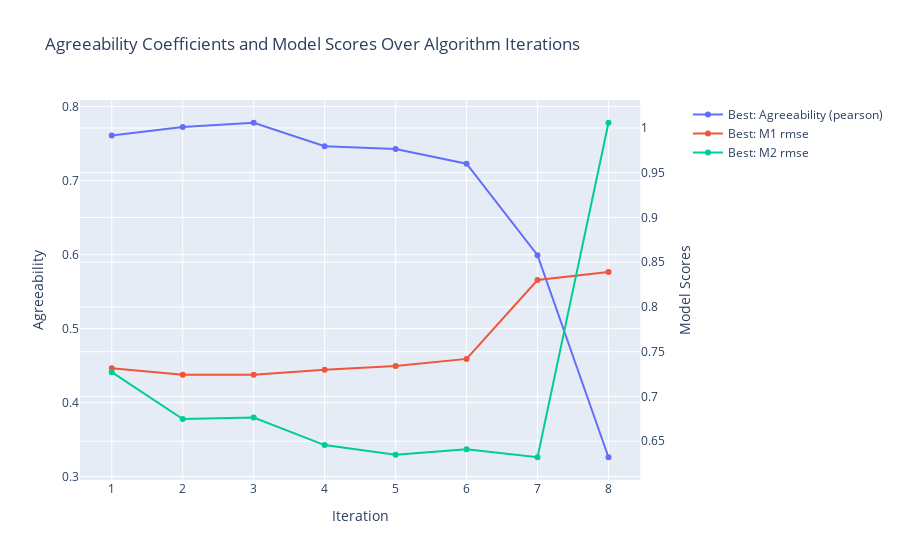

The code cell stored with this chart in its notebook:
### Code cell
seeker.plot_from_results()

### Figure 1 — Plotly figure (JSON) as saved in the notebook; plotly's stock layout.template omitted (floating-point values rounded to 4 significant figures)
{"data": [{"hoverinfo": "text", "hovertext": ["<br> Best: Agreeability (pearson): <br> 0.7609 <br> All: Mean Agreeability (pearson): <br> 0.7609 <br> All: Agreeability St. Dev.: <br> 0.0000", "<br> Best: Agreeability (pearson): <br> 0.7725 <br> All: Mean Agreeability (pearson): <br> 0.7145 <br> All: Agreeability St. Dev.: <br> 0.0772", "<br> Best: Agreeability (pearson): <br> 0.7781 <br> All: Mean Agreeability (pearson): <br> 0.7215 <br> All: Agreeability St. Dev.: <br> 0.0767", "<br> Best: Agreeability (pearson): <br> 0.7463 <br> All: Mean Agreeability (pearson): <br> 0.7126 <br> All: Agreeability St. Dev.: <br> 0.0892", "<br> Best: Agreeability (pearson): <br> 0.7425 <br> All: Mean Agreeability (pearson): <br> 0.5712 <br> All: Agreeability St. Dev.: <br> 0.1708", "<br> Best: Agreeability (pearson): <br> 0.7229 <br> All: Mean Agreeability (pearson): <br> 0.5265 <br> All: Agreeability St. Dev.: <br> 0.1639", "<br> Best: Agreeability (pearson): <br> 0.5992 <br> All: Mean Agreeability (pearson): <br> 0.4422 <br> All: Agreeability St. Dev.: <br> 0.1485", "<br> Best: Agreeability (pearson): <br> 0.3263 <br> All: Mean Agreeability (pearson): <br> 0.3075 <br> All: Agreeability St. Dev.: <br> 0.0188"], "mode": "lines+markers", "name": "Best: Agreeability (pearson)", "type": "scatter", "x": [1, 2, 3, 4, 5, 6, 7, 8], "xaxis": "x", "y": [0.7609, 0.7725, 0.7781, 0.7463, 0.7425, 0.7229, 0.5992, 0.3263], "yaxis": "y"}, {"hoverinfo": "text", "hovertext": ["<br> Best: M1 rmse: <br> 0.7315 <br> Best: M1 Included Features: <br> MedInc, HouseAge, AveRooms, AveBedrms, Population, AveOccup, Latitude, Longitude <br> All: M1 Mean rmse: <br> 0.7315 <br> All: M1 STD rmse: <br> 0.0000", "<br> Best: M1 rmse: <br> 0.7243 <br> Best: M1 Included Features: <br> MedInc, HouseAge, AveRooms, AveBedrms, Population, Latitude, Longitude <br> All: M1 Mean rmse: <br> 0.7727 <br> All: M1 STD rmse: <br> 0.0587", "<br> Best: M1 rmse: <br> 0.7243 <br> Best: M1 Included Features: <br> MedInc, HouseAge, AveRooms, AveBedrms, Latitude, Longitude <br> All: M1 Mean rmse: <br> 0.7699 <br> All: M1 STD rmse: <br> 0.0584", "<br> Best: M1 rmse: <br> 0.7299 <br> Best: M1 Included Features: <br> MedInc, HouseAge, AveBedrms, Latitude, Longitude <br> All: M1 Mean rmse: <br> 0.7777 <br> All: M1 STD rmse: <br> 0.0597", "<br> Best: M1 rmse: <br> 0.7340 <br> Best: M1 Included Features: <br> MedInc, HouseAge, Latitude, Longitude <br> All: M1 Mean rmse: <br> 0.8222 <br> All: M1 STD rmse: <br> 0.1052", "<br> Best: M1 rmse: <br> 0.7420 <br> Best: M1 Included Features: <br> MedInc, Latitude, Longitude <br> All: M1 Mean rmse: <br> 0.8456 <br> All: M1 STD rmse: <br> 0.1065", "<br> Best: M1 rmse: <br> 0.8302 <br> Best: M1 Included Features: <br> MedInc, Latitude <br> All: M1 Mean rmse: <br> 0.8977 <br> All: M1 STD rmse: <br> 0.0893", "<br> Best: M1 rmse: <br> 0.8391 <br> Best: M1 Included Features: <br> MedInc <br> All: M1 Mean rmse: <br> 1.0013 <br> All: M1 STD rmse: <br> 0.1622"], "mode": "lines+markers", "name": "Best: M1 rmse", "type": "scatter", "x": [1, 2, 3, 4, 5, 6, 7, 8], "xaxis": "x", "y": [0.7315, 0.7243, 0.7243, 0.7299, 0.734, 0.742, 0.8302, 0.8391], "yaxis": "y2"}, {"hoverinfo": "text", "hovertext": ["<br> Best: M2 rmse: <br> 0.7272 <br> Best: M2 Included Features: <br> MedInc, HouseAge, AveRooms, AveBedrms, Population, AveOccup, Latitude, Longitude <br> All: M2 Mean rmse: <br> 0.7272 <br> All: M2 STD rmse: <br> 0.0000", "<br> Best: M2 rmse: <br> 0.6747 <br> Best: M2 Included Features: <br> MedInc, HouseAge, AveRooms, AveBedrms, Population, Latitude, Longitude <br> All: M2 Mean rmse: <br> 0.7386 <br> All: M2 STD rmse: <br> 0.0568", "<br> Best: M2 rmse: <br> 0.6765 <br> Best: M2 Included Features: <br> MedInc, AveRooms, AveBedrms, Population, Latitude, Longitude <br> All: M2 Mean rmse: <br> 0.7515 <br> All: M2 STD rmse: <br> 0.0999", "<br> Best: M2 rmse: <br> 0.6457 <br> Best: M2 Included Features: <br> AveRooms, AveBedrms, Population, Latitude, Longitude <br> All: M2 Mean rmse: <br> 0.7567 <br> All: M2 STD rmse: <br> 0.1365", "<br> Best: M2 rmse: <br> 0.6348 <br> Best: M2 Included Features: <br> AveRooms, AveBedrms, Latitude, Longitude <br> All: M2 Mean rmse: <br> 0.8711 <br> All: M2 STD rmse: <br> 0.2437", "<br> Best: M2 rmse: <br> 0.6411 <br> Best: M2 Included Features: <br> AveRooms, Latitude, Longitude <br> All: M2 Mean rmse: <br> 0.9219 <br> All: M2 STD rmse: <br> 0.2448", "<br> Best: M2 rmse: <br> 0.6321 <br> Best: M2 Included Features: <br> Latitude, Longitude <br> All: M2 Mean rmse: <br> 1.0200 <br> All: M2 STD rmse: <br> 0.2787", "<br> Best: M2 rmse: <br> 1.0059 <br> Best: M2 Included Features: <br> Longitude <br> All: M2 Mean rmse: <br> 1.0256 <br> All: M2 STD rmse: <br> 0.0197"], "mode": "lines+markers", "name": "Best: M2 rmse", "type": "scatter", "x": [1, 2, 3, 4, 5, 6, 7, 8], "xaxis": "x", "y": [0.7272, 0.6747, 0.6765, 0.6457, 0.6348, 0.6411, 0.6321, 1.006], "yaxis": "y2"}], "layout": {"hovermode": "closest", "title": {"text": "Agreeability Coefficients and Model Scores Over Algorithm Iterations"}, "xaxis": {"anchor": "y", "domain": [0, 0.94], "title": {"text": "Iteration"}, "type": "category"}, "yaxis": {"anchor": "x", "domain": [0, 1], "title": {"text": "Agreeability"}}, "yaxis2": {"anchor": "x", "overlaying": "y", "side": "right", "title": {"text": "Model Scores"}}}}
